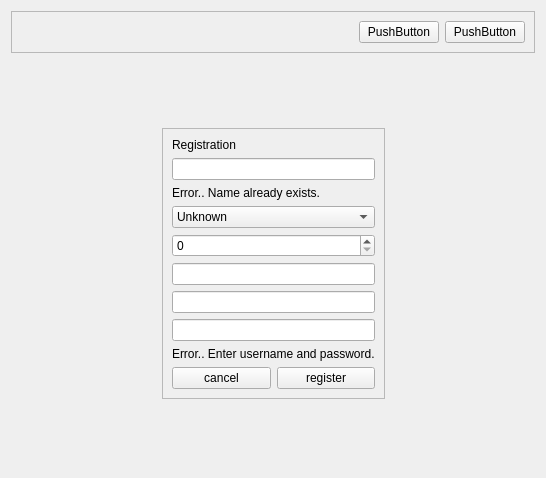
<?xml version="1.0" encoding="UTF-8"?>
<ui version="4.0">
 <class>Registration</class>
 <widget class="QWidget" name="Registration">
  <property name="geometry">
   <rect>
    <x>0</x>
    <y>0</y>
    <width>546</width>
    <height>478</height>
   </rect>
  </property>
  <property name="windowTitle">
   <string>Form</string>
  </property>
  <layout class="QVBoxLayout" name="verticalLayout_6">
   <item>
    <layout class="QVBoxLayout" name="verticalLayout_5">
     <item>
      <widget class="QFrame" name="frame">
       <property name="frameShape">
        <enum>QFrame::StyledPanel</enum>
       </property>
       <property name="frameShadow">
        <enum>QFrame::Raised</enum>
       </property>
       <layout class="QHBoxLayout" name="horizontalLayout_2">
        <item>
         <spacer name="horizontalSpacer">
          <property name="orientation">
           <enum>Qt::Horizontal</enum>
          </property>
          <property name="sizeHint" stdset="0">
           <size>
            <width>317</width>
            <height>20</height>
           </size>
          </property>
         </spacer>
        </item>
        <item>
         <widget class="QPushButton" name="turn_window">
          <property name="text">
           <string>PushButton</string>
          </property>
         </widget>
        </item>
        <item>
         <widget class="QPushButton" name="close_window">
          <property name="text">
           <string>PushButton</string>
          </property>
         </widget>
        </item>
       </layout>
      </widget>
     </item>
     <item>
      <layout class="QVBoxLayout" name="verticalLayout_4">
       <item>
        <spacer name="verticalSpacer">
         <property name="orientation">
          <enum>Qt::Vertical</enum>
         </property>
         <property name="sizeHint" stdset="0">
          <size>
           <width>20</width>
           <height>40</height>
          </size>
         </property>
        </spacer>
       </item>
       <item>
        <layout class="QHBoxLayout" name="horizontalLayout_3">
         <item>
          <spacer name="horizontalSpacer_2">
           <property name="orientation">
            <enum>Qt::Horizontal</enum>
           </property>
           <property name="sizeHint" stdset="0">
            <size>
             <width>40</width>
             <height>20</height>
            </size>
           </property>
          </spacer>
         </item>
         <item>
          <widget class="QFrame" name="frame_2">
           <property name="frameShape">
            <enum>QFrame::StyledPanel</enum>
           </property>
           <property name="frameShadow">
            <enum>QFrame::Raised</enum>
           </property>
           <layout class="QVBoxLayout" name="verticalLayout_3">
            <item>
             <widget class="QLabel" name="register_2">
              <property name="text">
               <string>Registration</string>
              </property>
             </widget>
            </item>
            <item>
             <layout class="QVBoxLayout" name="verticalLayout">
              <item>
               <widget class="QLineEdit" name="enter_user_name"/>
              </item>
              <item>
               <widget class="QLabel" name="Error_label">
                <property name="text">
                 <string>Error.. Name already exists.</string>
                </property>
               </widget>
              </item>
             </layout>
            </item>
            <item>
             <widget class="QComboBox" name="sex_person">
              <item>
               <property name="text">
                <string>Unknown</string>
               </property>
              </item>
              <item>
               <property name="text">
                <string>Man</string>
               </property>
              </item>
              <item>
               <property name="text">
                <string>Woman</string>
               </property>
              </item>
             </widget>
            </item>
            <item>
             <widget class="QSpinBox" name="age"/>
            </item>
            <item>
             <widget class="QLineEdit" name="enter_city"/>
            </item>
            <item>
             <widget class="QLineEdit" name="enter_password">
              <property name="text">
               <string/>
              </property>
             </widget>
            </item>
            <item>
             <layout class="QVBoxLayout" name="verticalLayout_2">
              <item>
               <widget class="QLineEdit" name="password_confirm"/>
              </item>
              <item>
               <widget class="QLabel" name="Error_label_2">
                <property name="text">
                 <string>Error.. Enter username and password.</string>
                </property>
               </widget>
              </item>
             </layout>
            </item>
            <item>
             <layout class="QHBoxLayout" name="horizontalLayout">
              <item>
               <widget class="QPushButton" name="come_back">
                <property name="text">
                 <string>cancel</string>
                </property>
               </widget>
              </item>
              <item>
               <widget class="QPushButton" name="accept_button">
                <property name="text">
                 <string>register</string>
                </property>
               </widget>
              </item>
             </layout>
            </item>
           </layout>
          </widget>
         </item>
         <item>
          <spacer name="horizontalSpacer_3">
           <property name="orientation">
            <enum>Qt::Horizontal</enum>
           </property>
           <property name="sizeHint" stdset="0">
            <size>
             <width>40</width>
             <height>20</height>
            </size>
           </property>
          </spacer>
         </item>
        </layout>
       </item>
       <item>
        <spacer name="verticalSpacer_2">
         <property name="orientation">
          <enum>Qt::Vertical</enum>
         </property>
         <property name="sizeHint" stdset="0">
          <size>
           <width>20</width>
           <height>40</height>
          </size>
         </property>
        </spacer>
       </item>
      </layout>
     </item>
    </layout>
   </item>
  </layout>
 </widget>
 <resources/>
 <connections/>
</ui>
